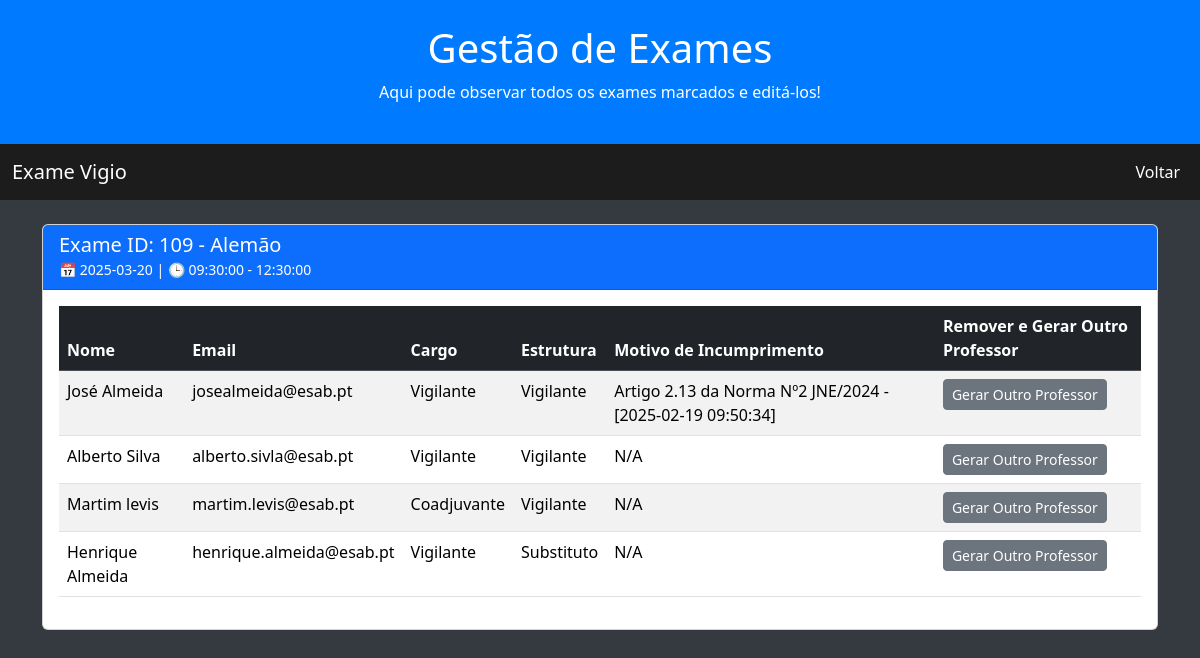
Screenshot of /gerir_exames.php (signed in) with the database file from the repository.
### tables this page shows
CREATE TABLE `exames` (
  `id` int(11) NOT NULL,
  `data` date NOT NULL,
  `hora_inicio` time NOT NULL,
  `hora_fim` time NOT NULL,
  `id_disciplina` int(11) NOT NULL
);

CREATE TABLE `utilizadores` (
  `id` int(11) NOT NULL,
  `nome` varchar(250) NOT NULL,
  `email` varchar(200) NOT NULL,
  `pwd` varchar(380) NOT NULL,
  `tipo_ut` enum('Professor','Admin') NOT NULL,
  `Ativo` enum('Sim','Nao') NOT NULL,
  `imagem` longblob DEFAULT NULL,
  `Tema` enum('Escuro','Normal') DEFAULT NULL,
  `id_grupo_recrutamento` int(11) NOT NULL
);

CREATE TABLE `utilizadores_exames` (
  `id_utilizadores` int(11) NOT NULL,
  `id_exame` int(11) NOT NULL,
  `id_motivo_incumprimento` int(11) DEFAULT NULL,
  `desc_motivo` varchar(245) DEFAULT NULL,
  `data_motivo` datetime DEFAULT NULL,
  `motivo_deferido` tinyint(1) DEFAULT NULL,
  `id_ut_motivo_deferido` int(11) DEFAULT NULL,
  `data_motivo_deferido` datetime DEFAULT NULL,
  `Cargo` enum('Vigilante','Coadjuvante') DEFAULT NULL,
  `Estrutura` enum('Vigilante','Substituto') DEFAULT NULL
);

### gerir_exames.php (the view, shortened to what this page needs)
<?php
include("ligacaoDB.php");
$sql = "SELECT
            e.id AS exame_id, e.data, e.hora_inicio, e.hora_fim, d.nome AS disciplina,
            u.id AS utilizador_id, u.nome AS utilizador_nome, u.email,
            ue.Cargo, ue.Estrutura, ue.data_motivo,
            ue.id_motivo_incumprimento, mi.descricao AS motivo_incumprimento
        FROM exames e
        JOIN disciplinas d ON e.id_disciplina = d.codigo
        LEFT JOIN utilizadores_exames ue ON e.id = ue.id_exame
        LEFT JOIN utilizadores u ON ue.id_utilizadores = u.id
        LEFT JOIN motivos_incumprimento mi ON ue.id_motivo_incumprimento = mi.ID
        ORDER BY e.data, e.hora_inicio, e.id";
$result = mysqli_query($conn, $sql);
$exames = [];
if ($result && mysqli_num_rows($result) > 0) {
    while ($row = mysqli_fetch_assoc($result)) {
        $exame_id = $row['exame_id'];
        if (!isset($exames[$exame_id])) {
            $exames[$exame_id] = [
                "data" => $row["data"],
                "hora_inicio" => $row["hora_inicio"],
                "hora_fim" => $row["hora_fim"],
                "disciplina" => $row["disciplina"],
                "utilizadores" => []
            ];
        }
        if ($row['utilizador_id']) {
            $motivo = !empty($row["motivo_incumprimento"]) ? "{$row['motivo_incumprimento']} - [{$row['data_motivo']}]" : "N/A";
            $exames[$exame_id]["utilizadores"][] = [
                "nome" => $row["utilizador_nome"],
                "email" => $row["email"],
                "cargo" => $row["Cargo"] ?: "N/A",
                "estrutura" => $row["Estrutura"] ?: "N/A",
                "motivo_incumprimento" => $motivo
            ];
        }
    }
}
?>
<!DOCTYPE html>
<html lang="pt">
<head>
    <link href="https://cdn.jsdelivr.net/npm/bootstrap@5.3.3/dist/css/bootstrap.min.css" rel="stylesheet">
</head>
<body>
    <header class="text-center py-4">
        <h1>Gestão de Exames</h1>
        <p>Aqui pode observar todos os exames marcados e editá-los!</p>
    </header>
    <nav class="navbar navbar-expand-lg navbar-custom">
        <div class="container-fluid">
            <a class="navbar-brand" href="gerir_exames.php">Exame Vigio</a>
            <div class="collapse navbar-collapse" id="navbarNav">
                <ul class="navbar-nav ms-auto">
                    <li class="nav-item"><a class="nav-link active" href="menu.php">Voltar</a></li>
                </ul>
            </div>
        </div>
    </nav>
    <div class="container mt-4">
        <?php foreach ($exames as $exame_id => $exame): ?>
            <div class="card mb-4">
                <div class="card-header bg-primary text-white">
                    <h5 class="mb-0">Exame ID: <?= htmlspecialchars($exame_id) ?> - <?= htmlspecialchars($exame["disciplina"]) ?></h5>
                    <small>📅 <?= htmlspecialchars($exame["data"]) ?> | 🕒 <?= htmlspecialchars($exame["hora_inicio"]) ?> - <?= htmlspecialchars($exame["hora_fim"]) ?></small>
                </div>
                <div class="card-body">
                    <table class="table table-striped">
                        <thead class="table-dark">
                            <tr>
                                <th>Nome</th>
                                <th>Email</th>
                                <th>Cargo</th>
                                <th>Estrutura</th>
                                <th>Motivo de Incumprimento</th>
                                <th>Remover e Gerar Outro Professor</th>
                            </tr>
                        </thead>
                        <tbody>
                            <?php foreach ($exame["utilizadores"] as $utilizador): ?>
                                <tr>
                                    <td><?= htmlspecialchars($utilizador["nome"]) ?></td>
                                    <td><?= htmlspecialchars($utilizador["email"]) ?></td>
                                    <td><?= htmlspecialchars($utilizador["cargo"]) ?></td>
                                    <td><?= htmlspecialchars($utilizador["estrutura"]) ?></td>
                                    <td><?= htmlspecialchars($utilizador["motivo_incumprimento"]) ?></td>
                                    <td><button class="btn btn-sm btn-secondary">Gerar Outro Professor</button></td>
                                </tr>
                            <?php endforeach; ?>
                        </tbody>
                    </table>
                </div>
            </div>
        <?php endforeach; ?>
    </div>
</body>
</html>

### rows the page displays
exames: utilizadores.nome "José Almeida", utilizadores.email "josealmeida@esab.pt", utilizadores_exames.Cargo "Vigilante", utilizadores_exames.Estrutura "Vigilante", motivo_incumprimento "Artigo 2.13 da Norma Nº2 JNE/2024 - [2025-02-19 09:50:34]", utilizadores.nome "Alberto Silva", utilizadores.email "alberto.sivla@esab.pt", motivo_incumprimento "N/A", utilizadores.nome "Martim levis", utilizadores.email "martim.levis@esab.pt", utilizadores_exames.Cargo "Coadjuvante", utilizadores.nome "Henrique Almeida", utilizadores.email "henrique.almeida@esab.pt", utilizadores_exames.Estrutura "Substituto"

### other values shown
$exame_id "109"
$exame["disciplina"] "Alemão"
$exame["data"] "2025-03-20"
$exame["hora_inicio"] "09:30:00"
$exame["hora_fim"] "12:30:00"
